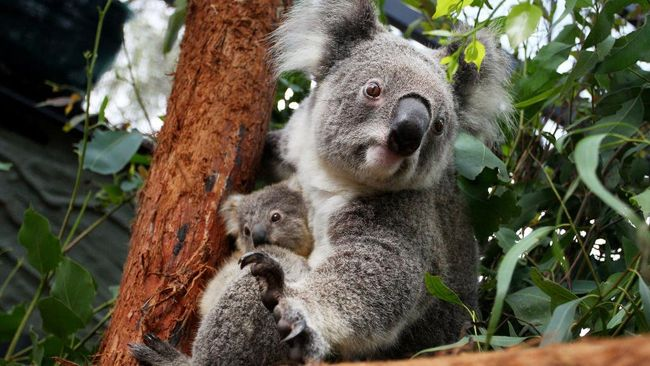
#> input picture koala.jpeg, 650 x 366 px
$ python C1_Aritmatika.py
#> lines starting #> are read from the running program, lines starting #| are printed output that depends on the picture
import cv2
import numpy as np

# Load the first image (img1.jpg)
img1 = cv2.imread('../koala.jpeg', 0)
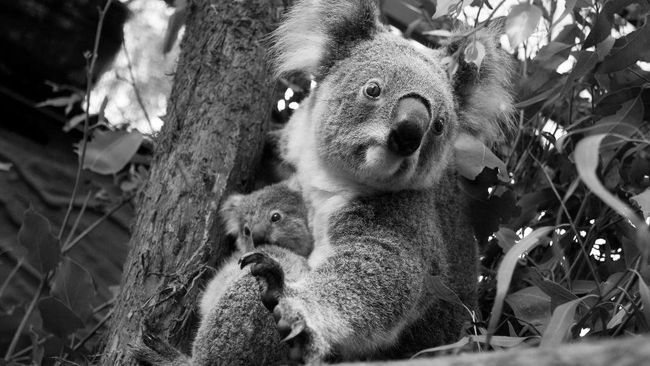
#> img1: shape (366, 650); min 0, max 255, mean 86

# Load the second image (img2.jpg)
img2 = cv2.imread('../koala2.jpg', 0)
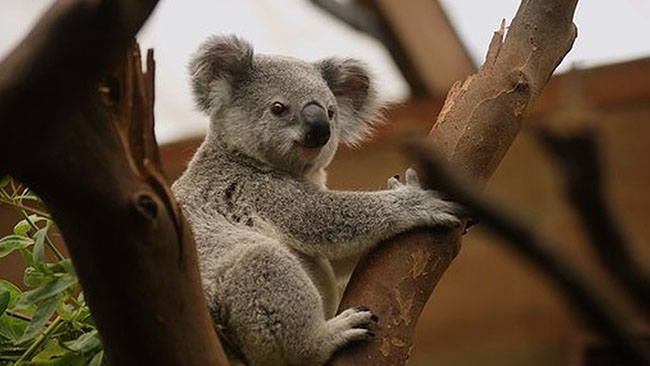
#> input picture koala2.jpg, 650 x 366 px
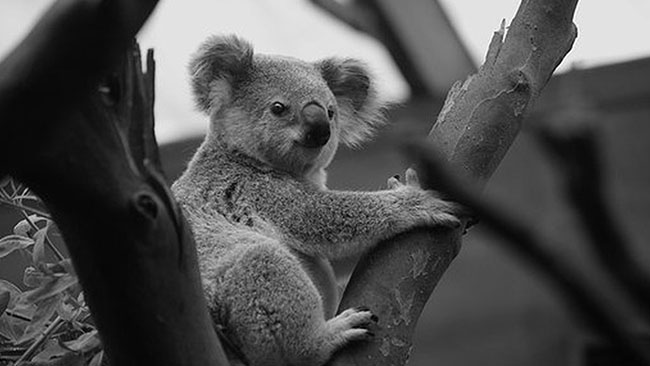
#> img2: shape (366, 650); min 0, max 255, mean 78.1

# Check if both images are loaded successfully
if img1 is None or img2 is None:
    print("One or more images could not be loaded.")
else:
    # Perform the addition operation
    add_img = cv2.add(img1, img2)
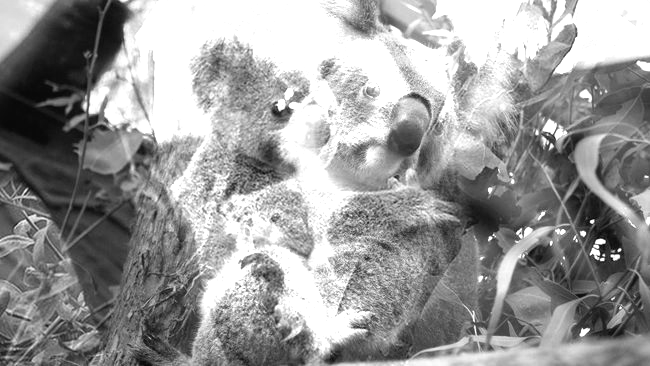
#> add_img: shape (366, 650); min 8, max 255, mean 153

    # Perform the subtraction operation (img1 - img2)
    subtract_img = cv2.subtract(img1, img2)
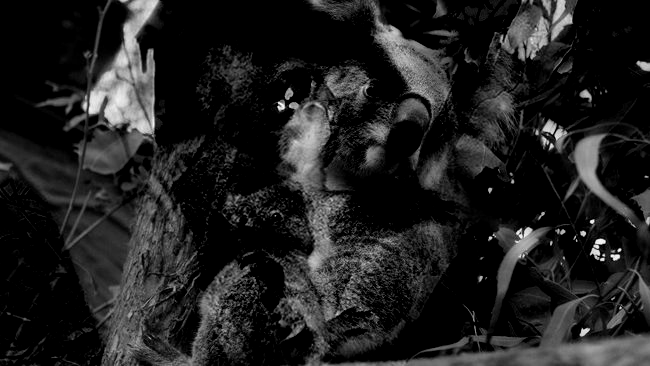
#> subtract_img: shape (366, 650); min 0, max 253, mean 32.1

    # Display the result or do further processing
    cv2.imshow("Added Image", add_img)
    cv2.imshow("Subtracted Image", subtract_img)
    cv2.waitKey(0)
    cv2.destroyAllWindows()
